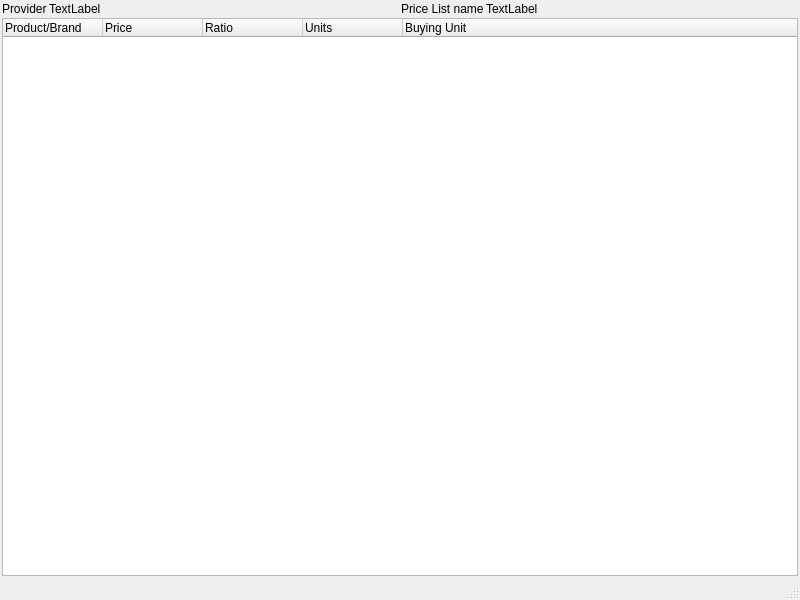
<?xml version="1.0" encoding="UTF-8"?>
<ui version="4.0">
 <class>wndPriceList</class>
 <widget class="QMainWindow" name="wndPriceList">
  <property name="geometry">
   <rect>
    <x>0</x>
    <y>0</y>
    <width>800</width>
    <height>600</height>
   </rect>
  </property>
  <property name="windowTitle">
   <string>Price List</string>
  </property>
  <property name="windowIcon">
   <iconset resource="recursos.qrc">
    <normaloff>:/dlg/dock/coins</normaloff>:/dlg/dock/coins</iconset>
  </property>
  <widget class="QWidget" name="centralwidget">
   <layout class="QVBoxLayout" name="verticalLayout">
    <property name="spacing">
     <number>2</number>
    </property>
    <property name="margin">
     <number>2</number>
    </property>
    <item>
     <layout class="QHBoxLayout" name="horizontalLayout">
      <property name="spacing">
       <number>2</number>
      </property>
      <item>
       <layout class="QFormLayout" name="formLayout_2">
        <property name="horizontalSpacing">
         <number>2</number>
        </property>
        <property name="verticalSpacing">
         <number>2</number>
        </property>
        <item row="0" column="0">
         <widget class="QLabel" name="label">
          <property name="text">
           <string>Provider</string>
          </property>
         </widget>
        </item>
        <item row="0" column="1">
         <widget class="QLabel" name="lblProvider">
          <property name="text">
           <string>TextLabel</string>
          </property>
         </widget>
        </item>
       </layout>
      </item>
      <item>
       <layout class="QFormLayout" name="formLayout">
        <property name="horizontalSpacing">
         <number>2</number>
        </property>
        <property name="verticalSpacing">
         <number>2</number>
        </property>
        <item row="0" column="0">
         <widget class="QLabel" name="label_3">
          <property name="text">
           <string>Price List name</string>
          </property>
         </widget>
        </item>
        <item row="0" column="1">
         <widget class="QLabel" name="lblPriceList">
          <property name="text">
           <string>TextLabel</string>
          </property>
         </widget>
        </item>
       </layout>
      </item>
     </layout>
    </item>
    <item>
     <widget class="QTreeWidget" name="treePriceList">
      <property name="contextMenuPolicy">
       <enum>Qt::CustomContextMenu</enum>
      </property>
      <property name="editTriggers">
       <set>QAbstractItemView::NoEditTriggers</set>
      </property>
      <property name="alternatingRowColors">
       <bool>true</bool>
      </property>
      <property name="animated">
       <bool>true</bool>
      </property>
      <property name="expandsOnDoubleClick">
       <bool>false</bool>
      </property>
      <column>
       <property name="text">
        <string notr="true">Product/Brand</string>
       </property>
      </column>
      <column>
       <property name="text">
        <string>Price</string>
       </property>
      </column>
      <column>
       <property name="text">
        <string extracomment="Ratio between computation unit and buying unit.">Ratio</string>
       </property>
      </column>
      <column>
       <property name="text">
        <string>Units</string>
       </property>
      </column>
      <column>
       <property name="text">
        <string>Buying Unit</string>
       </property>
      </column>
     </widget>
    </item>
   </layout>
  </widget>
  <widget class="QStatusBar" name="statusbar"/>
  <action name="actionAdd_Price_Item">
   <property name="text">
    <string>Add Price Item</string>
   </property>
  </action>
  <action name="actionRemove_Price_Item">
   <property name="text">
    <string>Remove Price Item</string>
   </property>
  </action>
 </widget>
 <resources>
  <include location="recursos.qrc"/>
 </resources>
 <connections/>
</ui>
